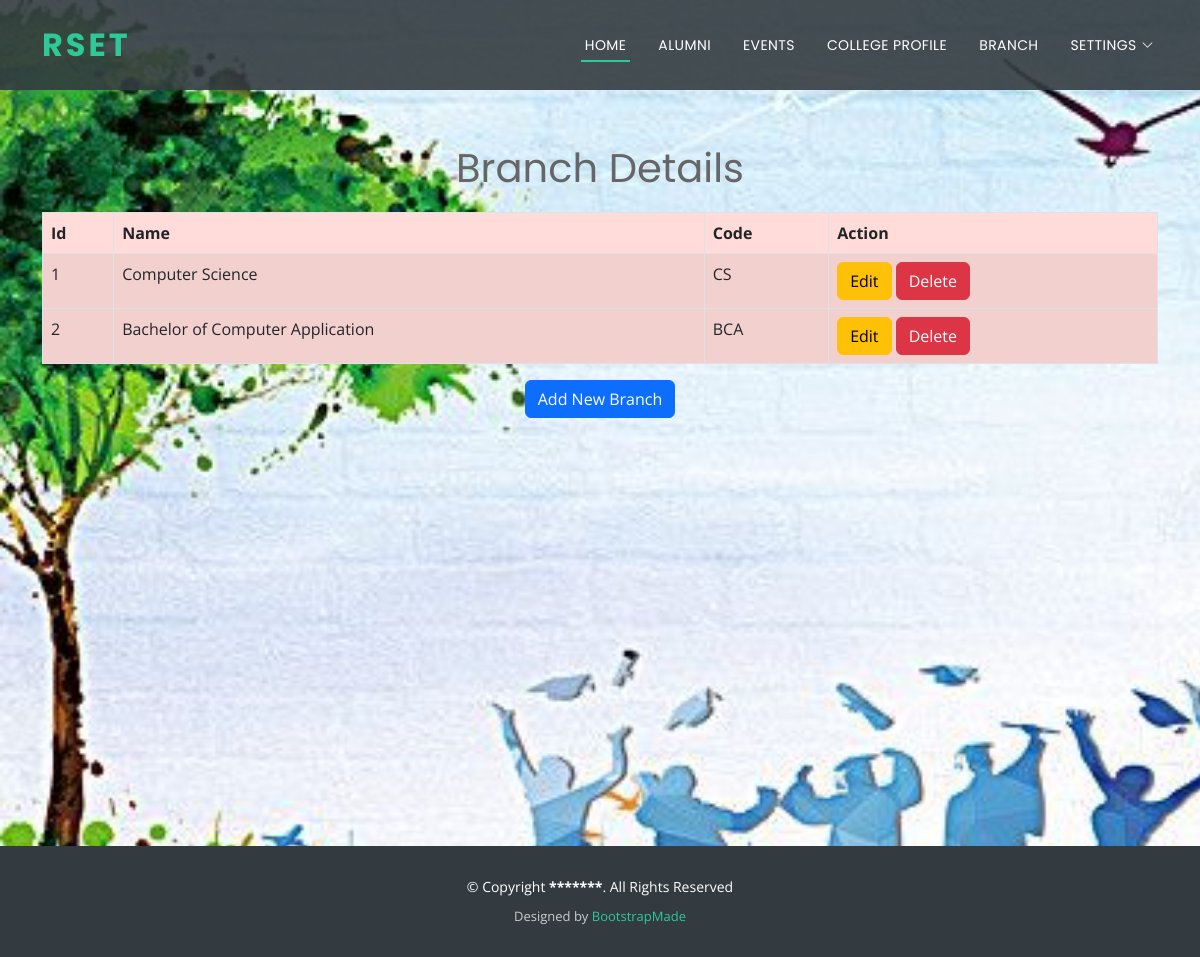
The page /admin_branch_details_view on the database its author committed.
### myapp/models.py (models this page shows)
class branch_details(models.Model):
    branch_name = models.CharField(max_length=100)
    branch_code = models.CharField(max_length=30)

### myapp/views.py (the view)
# urls.py: path('admin_branch_details_view', views.admin_branch_details_view, name='admin_branch_details_view'),
def admin_branch_details_view(request):
    b_l = branch_details.objects.all()
    context = {'branch_list':b_l}
    return render(request, './myapp/admin_branch_details_view.html', context)

### myapp/templates/myapp/admin_branch_details_view.html (shortened to what this page needs)
{% extends 'myapp/admin_base.html' %}
{% load static %}
{% block body %}
<center><br><br><br>
    <h1>Branch Details</h1>
    <div class="container">
    <form role="form" name="frm" action="" method="post">
        <table class="table table-striped table-bordered">
            <thead>
            <tr>
                <th>Id</th>
                <th>Name</th>
                <th>Code</th>
                <th>Action</th>
            </tr>
            </thead>
            {% for bl in branch_list %}
            <tbody>
            <tr>
                <td>{{ bl.id }}</td>
                <td>{{ bl.branch_name  }}</td>
                <td>{{ bl.branch_code  }}</td>
                <td>
                    <a class="btn btn-warning" href="../admin_branch_details_edit?id={{ bl.id }}">Edit</a>
                    <a class="btn btn-danger" href="../admin_branch_details_delete?id={{ bl.id }}">Delete</a>
                </td>
            </tr>
            <tbody>
            {% endfor %}
        </table>
        <a class="btn btn-primary" href="{%url 'admin_branch_details_add'%}">Add New Branch</a>
    </form>
    </div>
</center>
{% endblock %}

### myapp/static/myapp/assets/css/style.css (style rules this page uses)
body { background: #fff; color: #666666; font-family: "Open Sans", sans-serif; }
a { color: #2dc997; text-decoration: none; }
h1, h2, h3, h4, h5, h6 { font-family: "Poppins", sans-serif; font-weight: 400; margin: 0 0 20px 0; padding: 0; }

### myapp/templates/myapp/admin_branch_details_view.html (style rules this page uses)
.table { background-color:#ffdbd9 }

### rows shown on the page
branch_details: id "1", branch_name "Computer Science", branch_code "CS"
branch_details: id "2", branch_name "Bachelor of Computer Application", branch_code "BCA"
